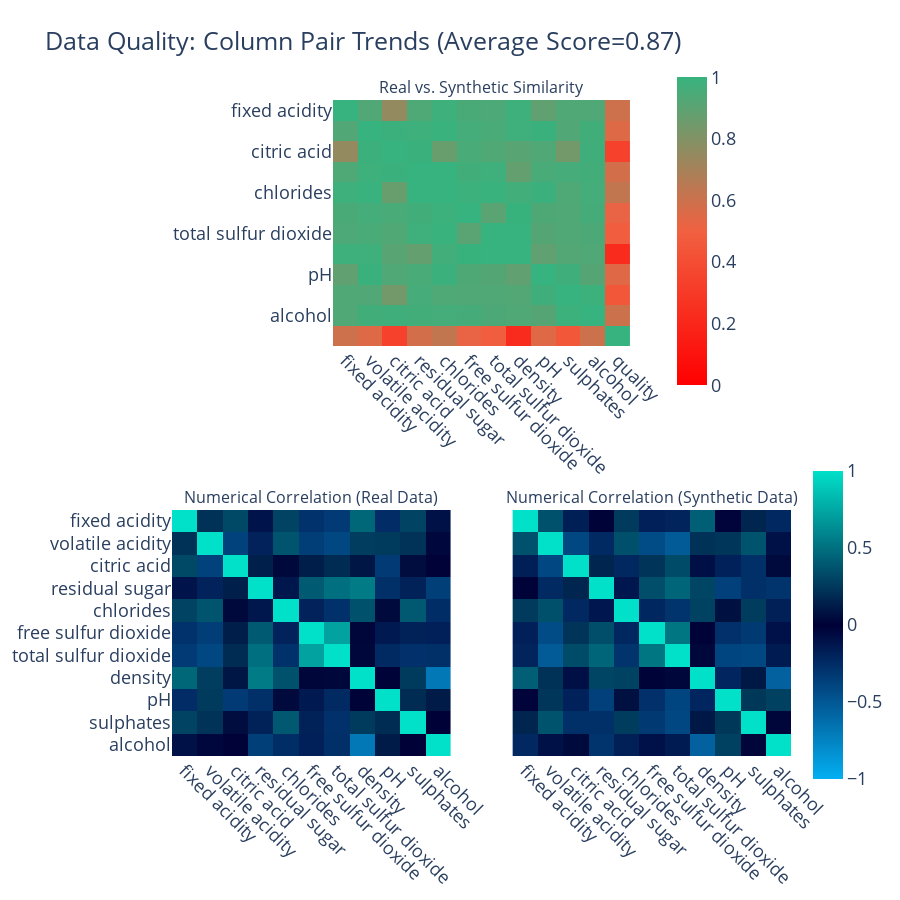

Here is the notebook cell this chart was saved with:
### Code cell
print(gen_quality.get_details(property_name="Column Shapes"))
print(gen_quality.get_details(property_name="Column Pair Trends"))
gen_quality.get_visualization(property_name="Column Shapes")
gen_quality.get_visualization(property_name="Column Pair Trends")

### Figure 1 — Plotly figure (JSON) as saved in the notebook; plotly's stock layout.template omitted (floating-point values rounded to 4 significant figures; data arrays with more than 128 entries replaced by an {"elided": "..."} marker saying what was removed)
{"data": [{"coloraxis": "coloraxis", "hovertemplate": "<b>Column Pair</b><br>(%{x},%{y})<br><br>Similarity: %{z}<extra></extra>", "type": "heatmap", "x": ["fixed acidity", "volatile acidity", "citric acid", "residual sugar", "chlorides", "free sulfur dioxide", "total sulfur dioxide", "density", "pH", "sulphates", "alcohol", "quality"], "xaxis": "x", "y": ["fixed acidity", "volatile acidity", "citric acid", "residual sugar", "chlorides", "free sulfur dioxide", "total sulfur dioxide", "density", "pH", "sulphates", "alcohol", "quality"], "yaxis": "y", "z": {"elided": "12x12 float values"}}, {"coloraxis": "coloraxis2", "customdata": [[1.0, 0.363, -0.179, 0.013, 0.26, -0.18, -0.207, 0.423, -0.023, 0.163, -0.227], [0.363, 1.0, -0.41, -0.238, 0.359, -0.43, -0.516, 0.224, 0.242, 0.369, -0.095], [-0.179, -0.41, 1.0, 0.163, -0.229, 0.233, 0.336, -0.089, -0.191, -0.27, 0.046], [0.013, -0.238, 0.163, 1.0, -0.127, 0.346, 0.45, 0.313, -0.364, -0.273, -0.289], [0.26, 0.359, -0.229, -0.127, 1.0, -0.224, -0.294, 0.296, 0.077, 0.269, -0.183], [-0.18, -0.43, 0.233, 0.346, -0.224, 1.0, 0.527, 0.014, -0.277, -0.324, -0.1], [-0.207, -0.516, 0.336, 0.45, -0.294, 0.527, 1.0, 0.03, -0.395, -0.414, -0.151], [0.423, 0.224, -0.089, 0.313, 0.296, 0.014, 0.03, 1.0, -0.219, 0.108, -0.555], [-0.023, 0.242, -0.191, -0.364, 0.077, -0.277, -0.395, -0.219, 1.0, 0.248, 0.29], [0.163, 0.369, -0.27, -0.273, 0.269, -0.324, -0.414, 0.108, 0.248, 1.0, 0.026], [-0.227, -0.095, 0.046, -0.289, -0.183, -0.1, -0.151, -0.555, 0.29, 0.026, 1.0]], "hovertemplate": "<b>Correlation</b><br>(%{x},%{y})<br><br>Synthetic: %{z}<br>(vs. Real: %{customdata})<extra></extra>", "type": "heatmap", "x": ["fixed acidity", "volatile acidity", "citric acid", "residual sugar", "chlorides", "free sulfur dioxide", "total sulfur dioxide", "density", "pH", "sulphates", "alcohol"], "xaxis": "x2", "y": ["fixed acidity", "volatile acidity", "citric acid", "residual sugar", "chlorides", "free sulfur dioxide", "total sulfur dioxide", "density", "pH", "sulphates", "alcohol"], "yaxis": "y2", "z": [[1.0, 0.219, 0.324, -0.112, 0.298, -0.283, -0.329, 0.459, -0.253, 0.3, -0.095], [0.219, 1.0, -0.378, -0.196, 0.377, -0.353, -0.414, 0.271, 0.261, 0.226, -0.038], [0.324, -0.378, 1.0, 0.142, 0.039, 0.133, 0.195, 0.096, -0.33, 0.056, -0.01], [-0.112, -0.196, 0.142, 1.0, -0.129, 0.403, 0.495, 0.553, -0.267, -0.186, -0.359], [0.298, 0.377, 0.039, -0.129, 1.0, -0.195, -0.28, 0.363, 0.045, 0.396, -0.257], [-0.283, -0.353, 0.133, 0.403, -0.195, 1.0, 0.721, 0.026, -0.146, -0.188, -0.18], [-0.329, -0.414, 0.195, 0.495, -0.28, 0.721, 1.0, 0.032, -0.238, -0.276, -0.266], [0.459, 0.271, 0.096, 0.553, 0.363, 0.026, 0.032, 1.0, 0.012, 0.259, -0.687], [-0.253, 0.261, -0.33, -0.267, 0.045, -0.146, -0.238, 0.012, 1.0, 0.192, 0.121], [0.3, 0.226, 0.056, -0.186, 0.396, -0.188, -0.276, 0.259, 0.192, 1.0, -0.003], [-0.095, -0.038, -0.01, -0.359, -0.257, -0.18, -0.266, -0.687, 0.121, -0.003, 1.0]]}, {"coloraxis": "coloraxis2", "customdata": [[1.0, 0.219, 0.324, -0.112, 0.298, -0.283, -0.329, 0.459, -0.253, 0.3, -0.095], [0.219, 1.0, -0.378, -0.196, 0.377, -0.353, -0.414, 0.271, 0.261, 0.226, -0.038], [0.324, -0.378, 1.0, 0.142, 0.039, 0.133, 0.195, 0.096, -0.33, 0.056, -0.01], [-0.112, -0.196, 0.142, 1.0, -0.129, 0.403, 0.495, 0.553, -0.267, -0.186, -0.359], [0.298, 0.377, 0.039, -0.129, 1.0, -0.195, -0.28, 0.363, 0.045, 0.396, -0.257], [-0.283, -0.353, 0.133, 0.403, -0.195, 1.0, 0.721, 0.026, -0.146, -0.188, -0.18], [-0.329, -0.414, 0.195, 0.495, -0.28, 0.721, 1.0, 0.032, -0.238, -0.276, -0.266], [0.459, 0.271, 0.096, 0.553, 0.363, 0.026, 0.032, 1.0, 0.012, 0.259, -0.687], [-0.253, 0.261, -0.33, -0.267, 0.045, -0.146, -0.238, 0.012, 1.0, 0.192, 0.121], [0.3, 0.226, 0.056, -0.186, 0.396, -0.188, -0.276, 0.259, 0.192, 1.0, -0.003], [-0.095, -0.038, -0.01, -0.359, -0.257, -0.18, -0.266, -0.687, 0.121, -0.003, 1.0]], "hovertemplate": "<b>Correlation</b><br>(%{x},%{y})<br><br>Synthetic: %{z}<br>(vs. Real: %{customdata})<extra></extra>", "type": "heatmap", "x": ["fixed acidity", "volatile acidity", "citric acid", "residual sugar", "chlorides", "free sulfur dioxide", "total sulfur dioxide", "density", "pH", "sulphates", "alcohol"], "xaxis": "x3", "y": ["fixed acidity", "volatile acidity", "citric acid", "residual sugar", "chlorides", "free sulfur dioxide", "total sulfur dioxide", "density", "pH", "sulphates", "alcohol"], "yaxis": "y3", "z": [[1.0, 0.363, -0.179, 0.013, 0.26, -0.18, -0.207, 0.423, -0.023, 0.163, -0.227], [0.363, 1.0, -0.41, -0.238, 0.359, -0.43, -0.516, 0.224, 0.242, 0.369, -0.095], [-0.179, -0.41, 1.0, 0.163, -0.229, 0.233, 0.336, -0.089, -0.191, -0.27, 0.046], [0.013, -0.238, 0.163, 1.0, -0.127, 0.346, 0.45, 0.313, -0.364, -0.273, -0.289], [0.26, 0.359, -0.229, -0.127, 1.0, -0.224, -0.294, 0.296, 0.077, 0.269, -0.183], [-0.18, -0.43, 0.233, 0.346, -0.224, 1.0, 0.527, 0.014, -0.277, -0.324, -0.1], [-0.207, -0.516, 0.336, 0.45, -0.294, 0.527, 1.0, 0.03, -0.395, -0.414, -0.151], [0.423, 0.224, -0.089, 0.313, 0.296, 0.014, 0.03, 1.0, -0.219, 0.108, -0.555], [-0.023, 0.242, -0.191, -0.364, 0.077, -0.277, -0.395, -0.219, 1.0, 0.248, 0.29], [0.163, 0.369, -0.27, -0.273, 0.269, -0.324, -0.414, 0.108, 0.248, 1.0, 0.026], [-0.227, -0.095, 0.046, -0.289, -0.183, -0.1, -0.151, -0.555, 0.29, 0.026, 1.0]]}], "layout": {"annotations": [{"font": {"size": 16}, "showarrow": false, "text": "Real vs. Synthetic Similarity", "x": 0.5, "xanchor": "center", "xref": "paper", "y": 1, "yanchor": "bottom", "yref": "paper"}, {"font": {"size": 16}, "showarrow": false, "text": "Numerical Correlation (Real Data)", "x": 0.225, "xanchor": "center", "xref": "paper", "y": 0.375, "yanchor": "bottom", "yref": "paper"}, {"font": {"size": 16}, "showarrow": false, "text": "Numerical Correlation (Synthetic Data)", "x": 0.775, "xanchor": "center", "xref": "paper", "y": 0.375, "yanchor": "bottom", "yref": "paper"}], "coloraxis": {"cmax": 1, "cmin": 0, "colorbar": {"len": 0.5, "x": 0.8, "y": 0.8}, "colorscale": [[0, "#FF0000"], [0.5, "#F16141"], [1, "#36B37E"]]}, "coloraxis2": {"cmax": 1, "cmin": -1, "colorbar": {"len": 0.5, "y": 0.2}, "colorscale": [[0, "#03AFF1"], [0.5, "#000036"], [1, "#01E0C9"]]}, "font": {"size": 18}, "height": 900, "title": {"text": "Data Quality: Column Pair Trends (Average Score=0.87)"}, "width": 900, "xaxis": {"anchor": "y", "domain": [0.26, 0.74], "tickangle": 45}, "xaxis2": {"anchor": "y2", "domain": [0, 0.45], "tickangle": 45}, "xaxis3": {"anchor": "y3", "domain": [0.55, 1], "matches": "x2", "tickangle": 45}, "yaxis": {"anchor": "x", "autorange": "reversed", "domain": [0.625, 1]}, "yaxis2": {"anchor": "x2", "autorange": "reversed", "domain": [0, 0.375]}, "yaxis3": {"anchor": "x3", "autorange": "reversed", "domain": [0, 0.375], "matches": "y2", "visible": false}}}
